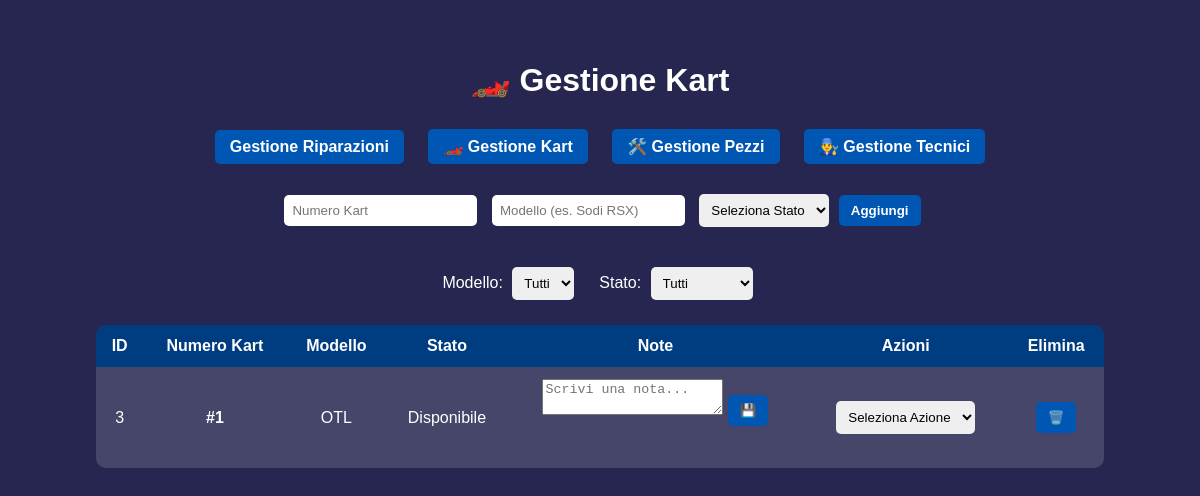
Screenshot of /karts with the database file from the repository.
### tables this page shows
CREATE TABLE kart (
            kart_id INTEGER PRIMARY KEY AUTOINCREMENT,
            kart_num INTEGER,
            modello TEXT,
            stato TEXT,
            note TEXT,
            UNIQUE(kart_num, modello)
        );

### main.py (the view)
@app.route("/karts")
def karts():
    filtro_modello = request.args.get("modello")
    filtro_stato = request.args.get("stato")
    conn = db.get_connection()
    c = conn.cursor()
    query = """
        SELECT kart_id, kart_num, modello, stato, note
        FROM kart
    """
    filters = []
    params = []
    if filtro_modello:
        filters.append("modello = ?")
        params.append(filtro_modello)
    if filtro_stato and filtro_stato != "Tutti":
        filters.append("stato = ?")
        params.append(filtro_stato)
    if filters:
        query += " WHERE " + " AND ".join(filters)
    query += " ORDER BY kart_num ASC"
    c.execute(query, params)
    karts = c.fetchall()
    c.execute("SELECT DISTINCT modello FROM kart ORDER BY modello")
    modelli = [row[0] for row in c.fetchall()]
    c.execute("SELECT DISTINCT stato FROM kart ORDER BY stato")
    stati = [row[0] for row in c.fetchall()]
    conn.close()
    return render_template(
        "karts.html",
        karts=karts,
        modelli=modelli,
        stati=stati,
        filtro_modello=filtro_modello,
        filtro_stato=filtro_stato
    )

### Mechanic.py (called while the page is built)
    def get_connection(self):
        return sqlite3.connect(self.database_name)

### templates/karts.html (shortened to what this page needs)
<!DOCTYPE html>
<html>
<head>
    <link rel="stylesheet" href="{{ url_for('static', filename='style.css') }}">
</head>
<body>
<div class="overlay">
    <h1>🏎️ Gestione Kart</h1>
    <div class="top-nav">
        <a href="/" class="nav-btn">Gestione Riparazioni</a>
        <a href="/karts" class="nav-btn">🏎️ Gestione Kart</a>
        <a href="/parts" class="nav-btn">🛠️ Gestione Pezzi</a>
        <a href="/technicians" class="nav-btn">👨‍🔧 Gestione Tecnici</a>
    </div>
    <form action="/add_kart" method="post">
        <input type="number" name="kart_num" placeholder="Numero Kart" required min="1">
        <input type="text" name="modello" placeholder="Modello (es. Sodi RSX)" required>
        <select name="stato" required>
            <option value="">Seleziona Stato</option>
        </select>
        <button type="submit">Aggiungi</button>
    </form>
    <form method="get" action="/karts" style="margin-bottom: 20px; display:flex; gap:20px; align-items:center; justify-content:center;">
        <div>
            <label>Modello:</label>
            <select name="modello" onchange="this.form.submit()">
                <option value="">Tutti</option>
            </select>
        </div>
        <div>
            <label>Stato:</label>
            <select name="stato" onchange="this.form.submit()">
                <option value="Tutti">Tutti</option>
            </select>
        </div>
    </form>
    <table>
        <tr>
            <th>ID</th>
            <th>Numero Kart</th>
            <th>Modello</th>
            <th>Stato</th>
            <th>Note</th>
            <th>Azioni</th>
            <th>Elimina</th>
        </tr>
        {% for k in karts %}
        <tr>
            <td>{{ k[0] }}</td>
            <td><b>#{{ k[1] }}</b></td>
            <td>{{ k[2] }}</td>
            <td>{{ k[3] }}</td>
           <td class="note-cell">
                <form action="/update_kart_note/{{ k[0] }}" method="post" class="note-form">
                    <textarea name="note" placeholder="Scrivi una nota...">{{ k[4] }}</textarea>
                    <button type="submit">💾</button>
                </form>
            </td>
            <td>
                <select onchange="location = this.value;">
                    <option value="">Seleziona Azione</option>
                </select>
            </td>
            <td>
                <button onclick="if(confirm('Sei sicuro di voler eliminare questo kart?')) { location.href='/remove_kart/{{ k[0] }}'; }">
                    🗑️
                </button>
            </td>
        </tr>
        {% endfor %}
    </table>
</div>
</body>
</html>

### static/style.css (style rules this page uses)
body { font-family: Arial, sans-serif; margin: 0; padding: 0; background-size: cover; color: white; }
.overlay { background-color: rgba(0, 0, 50, 0.85); min-height: 100vh; padding: 40px; }
h1 { text-align: center; margin-bottom: 30px; }
.top-nav { text-align: center; margin-bottom: 25px; }
.nav-btn { display: inline-block; margin: 0 10px; padding: 8px 15px; border-radius: 5px; background-color: #0056b3; color: white; text-decoration: none; font-weight: bold; }
form { text-align: center; margin-bottom: 30px; }
input, select { padding: 8px; margin: 5px; border-radius: 5px; border: none; }
button { padding: 8px 12px; border-radius: 5px; border: none; background-color: #0056b3; color: white; cursor: pointer; font-weight: bold; }
table { width: 90%; margin: auto; border-collapse: collapse; background: rgba(255, 255, 255, 0.1); border-radius: 10px; overflow: hidden; }
th, td { padding: 12px; text-align: center; }
th { background-color: #003d80; }
tr:nth-child(even) { background-color: rgba(255, 255, 255, 0.05); }

### rows the page displays
kart: kart_id "3", kart_num "1", modello "OTL", stato "Disponibile"
